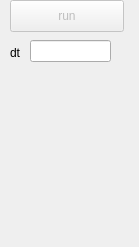
<?xml version="1.0" encoding="UTF-8"?>
<ui version="4.0">
 <class>Dialog</class>
 <widget class="QDialog" name="Dialog">
  <property name="geometry">
   <rect>
    <x>0</x>
    <y>0</y>
    <width>139</width>
    <height>247</height>
   </rect>
  </property>
  <property name="windowTitle">
   <string>Mon  Interface</string>
  </property>
  <widget class="QPushButton" name="RUN">
   <property name="enabled">
    <bool>false</bool>
   </property>
   <property name="geometry">
    <rect>
     <x>10</x>
     <y>0</y>
     <width>114</width>
     <height>32</height>
    </rect>
   </property>
   <property name="text">
    <string>run</string>
   </property>
  </widget>
  <widget class="QLineEdit" name="DT">
   <property name="geometry">
    <rect>
     <x>30</x>
     <y>40</y>
     <width>81</width>
     <height>22</height>
    </rect>
   </property>
   <property name="text">
    <string/>
   </property>
  </widget>
  <widget class="QLabel" name="label">
   <property name="geometry">
    <rect>
     <x>10</x>
     <y>40</y>
     <width>31</width>
     <height>25</height>
    </rect>
   </property>
   <property name="text">
    <string>dt</string>
   </property>
  </widget>
 </widget>
 <resources/>
 <connections/>
</ui>
